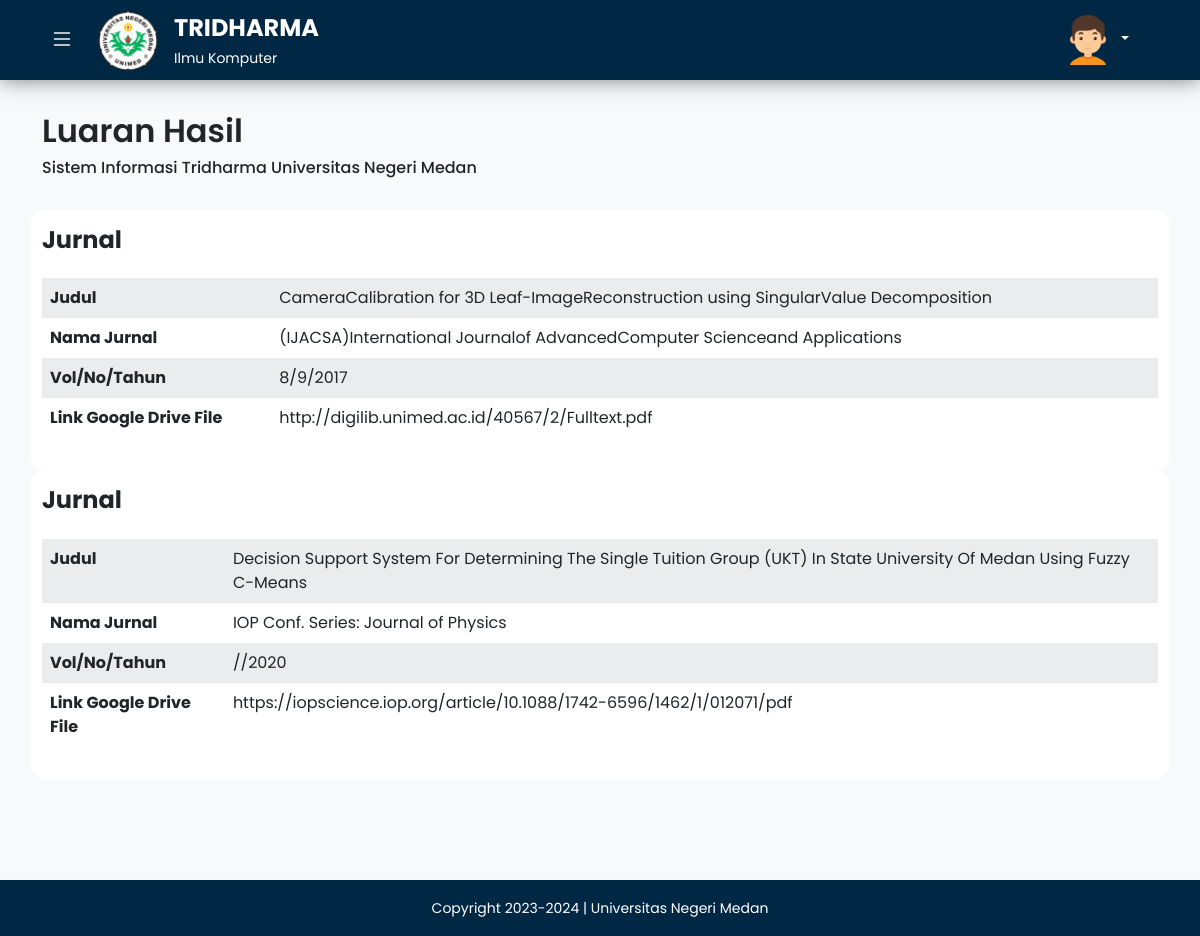
/jurnal.php (signed in), run on the app's committed database.
### tables this page shows
CREATE TABLE `tb_jurnal` (
  `id_jurnal` int NOT NULL,
  `judul` varchar(255) DEFAULT NULL,
  `nama_jurnal` varchar(255) NOT NULL,
  `volume` int DEFAULT NULL,
  `no` int DEFAULT NULL,
  `tahun` int DEFAULT NULL,
  `link_file` varchar(255) DEFAULT NULL,
  `id_dosen` int NOT NULL
);

### jurnal.php (the view, shortened to what this page needs)
<?php
include('./config/functions/dosen/functionAuth.php');
$result2 = mysqli_query($conn, "SELECT * FROM tb_jurnal WHERE id_dosen = $_SESSION[id_dosen]");
?>
<!DOCTYPE html>
<html lang="en">
  <head>
    <?php include ('./app/layouts/link.php'); ?>
  </head>
  <body>
    <div class="wrapper-content">
      <?php include ('./app/layouts/navbar.php'); ?>
      <main>
        <div class="main-wrapper d-flex">
          <section class="main-content w-100 bg-light">
            <div class="container py-4">
              <div
                class="row journal-title justify-content-center mb-2 mb-lg-3"
              >
                <div class="col-11 col-lg-12">
                  <div class="journal-title-wrapper py-2">
                    <h2 class="fw-semibold">Luaran Hasil</h2>
                    <h6 class="text">
                      Sistem Informasi Tridharma Universitas Negeri Medan
                    </h6>
                  </div>
                </div>
              </div>
              <div class="row table-journal-section justify-content-center">
                 <?php while ($data = mysqli_fetch_array($result2)) { ?>
                <div
                  class="col-11 col-lg-12 journal-table-wrapper py-3 rounded-4"
                >
                  <div class="row heading-journal mb-3">
                    <div class="col-lg-12">
                      <h4 class="fw-bold">Jurnal</h4>
                    </div>
                  </div>
                  <div class="row table-section">
                    <div class="col-lg-12">
                      <div class="table-responsive">
                        <table class="table table-striped table-borderless">
                          <tbody>
                            <tr>
                              <th>Judul</th>
                              <td><?= $data['judul']; ?></td>
                            </tr>
                            <tr>
                              <th>Nama Jurnal</th>
                              <td><?= $data['nama_jurnal']; ?></td>
                            </tr>
                            <tr>
                              <th>Vol/No/Tahun</th>
                              <td>
                                <span><?= $data['volume']; ?></span>/<span><?= $data['no']; ?></span>/<span
                                  ><?= $data['tahun']; ?></span
                                >
                              </td>
                            </tr>
                            <tr>
                              <th>Link Google Drive File</th>
                              <td><?= $data['link_file']; ?></td>
                            </tr>
                          </tbody>
                        </table>
                      </div>
                    </div>
                  </div>
                </div>
                     <?php } ?>
            </div>
            </div>
          </section>
        </div>
      </main>
      <?php include ('./app/layouts/footer.php'); ?>
    </div>
  </body>
</html>

### app/assets/css/style.css (style rules this page uses)
* { margin: 0; padding: 0; box-sizing: border-box; font-family: "Poppins", sans-serif; }
.main-wrapper { position: relative; }
.main-wrapper .main-content { min-height: 100vh; }
.table-striped > tbody > tr:nth-child(odd) > td, .table-striped > tbody > tr:nth-child(odd) > th { background-color: #f8f9fa !important; }
.main-content .container .table-journal-section .journal-table-wrapper { background-color: white; }

### data on the page
tb_jurnal: judul "CameraCalibration for 3D Leaf-ImageReconstruction using SingularValue Decomposition", nama_jurnal "(IJACSA)International Journalof AdvancedComputer Scienceand Applications", volume "8", no "9", tahun "2017", link_file "http://digilib.unimed.ac.id/40567/2/Fulltext.pdf"
tb_jurnal: judul "Decision Support System For Determining The Single Tuition Group (UKT) In State University Of Medan Using Fuzzy C-Means", nama_jurnal "IOP Conf. Series: Journal of Physics", tahun "2020", link_file "https://iopscience.iop.org/article/10.1088/1742-6596/1462/1/012071/pdf"
